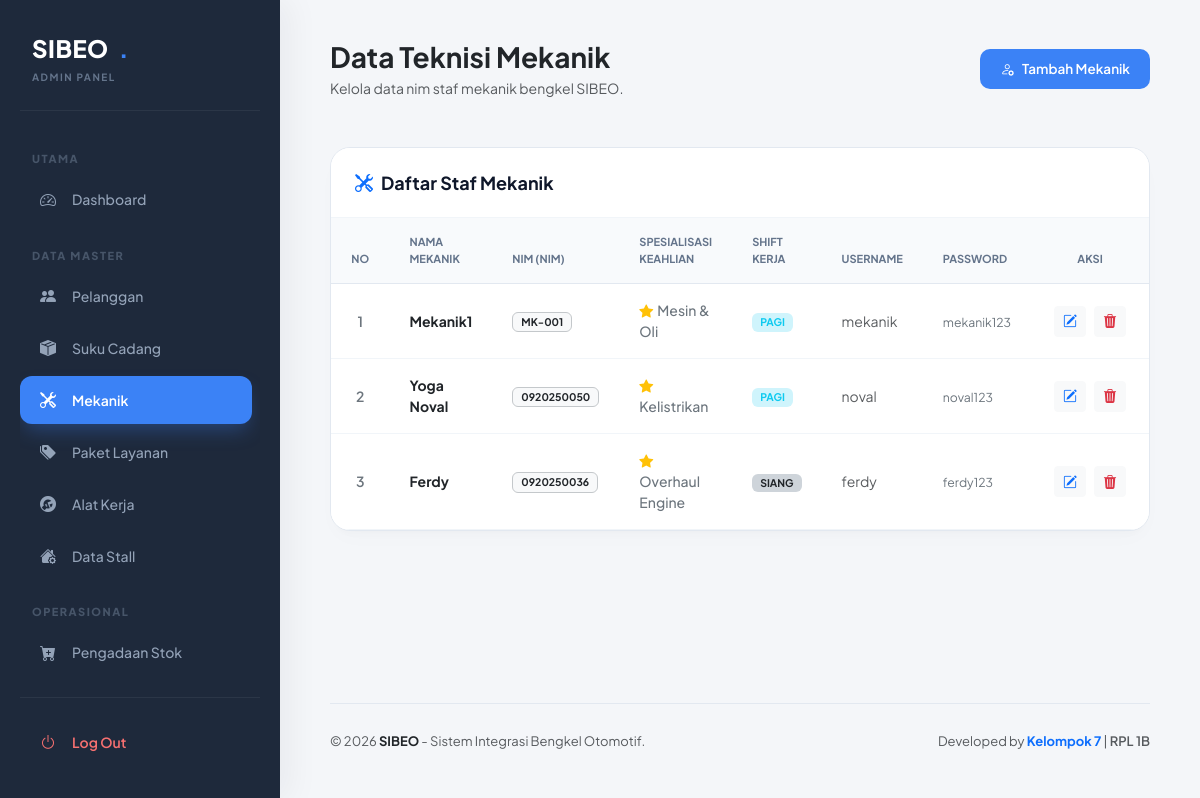
/admin/mekanik.php, run on the app's committed database.
### tables this page shows
CREATE TABLE `tbl_mekanik` (
  `id_mekanik` int(11) NOT NULL,
  `nama` varchar(100) NOT NULL,
  `nim` varchar(20) NOT NULL,
  `spesialisasi` varchar(100) NOT NULL,
  `shift` enum('pagi','siang','malam') NOT NULL,
  `username` varchar(50) NOT NULL,
  `password` varchar(50) NOT NULL
);

### admin/mekanik.php (the view, shortened to what this page needs)
<?php
include "../config/koneksi.php";
function safe_text($value) {
    return htmlspecialchars((string)$value, ENT_QUOTES, 'UTF-8');
}
?>
<!DOCTYPE html>
<html lang="id">
<head>
    <link href="https://cdn.jsdelivr.net/npm/bootstrap@5.3.0/dist/css/bootstrap.min.css" rel="stylesheet">
    <link rel="stylesheet" href="https://cdn.jsdelivr.net/npm/bootstrap-icons@1.11.1/font/bootstrap-icons.css">
</head>
<body>
<div class="layout-wrapper">
    <?php include '../includes/sidebar.php'; ?>
    <div class="main-canvas">
        <div class="main-content">
            <div class="d-flex justify-content-between align-items-center mb-4">
                <div>
                    <h3 class="fw-bold text-dark m-0">Data Teknisi Mekanik</h3>
                    <p class="text-muted small m-0 mt-1">Kelola data nim staf mekanik bengkel SIBEO.</p>
                </div>
                <button type="button" class="btn btn-premium-primary" data-bs-toggle="modal" data-bs-target="#modalTambah">
                    <i class="bi bi-person-gear"></i>Tambah Mekanik
                </button>
            </div>
        <div class="data-card-premium">
            <div class="data-card-header">
                <h5 class="data-card-title"><i class="bi bi-tools text-primary me-2"></i>Daftar Staf Mekanik</h5>
            </div>
            <div class="table-responsive">
                <table class="table table-hover table-premium align-middle mb-0">
                    <thead>
                        <tr>
                            <th style="width: 60px;" class="text-center">No</th>
                            <th>Nama Mekanik</th>
                            <th>NIM (nim)</th>
                            <th>Spesialisasi Keahlian</th>
                            <th>Shift Kerja</th>
                            <th>Username</th>
                            <th>Password</th>
                            <th style="width: 130px;" class="text-center">Aksi</th>
                        </tr>
                    </thead>
                    <tbody>
                        <?php
                        $no = 1;
                        $query_mekanik = mysqli_query($koneksi, "SELECT * FROM tbl_mekanik ORDER BY id_mekanik ASC");
                        if ($query_mekanik && mysqli_num_rows($query_mekanik) > 0) {
                            while ($data = mysqli_fetch_assoc($query_mekanik)) {
                                ?>
                                <tr>
                                    <td class="text-center text-secondary fw-semibold"><?= $no++; ?></td>
                                    <td><strong class="text-dark"><?= safe_text($data['nama']); ?></strong></td>
                                    <td><span class="badge bg-light text-dark border border-secondary-subtle px-2 py-1 fw-bold"><?= safe_text($data['nim']); ?></span></td>
                                    <td><span class="text-secondary fw-medium"><i class="bi bi-star-fill text-warning me-1"></i><?= safe_text($data['spesialisasi']); ?></span></td>
                                    <td>
                                        <span class="badge <?= $data['shift']=='pagi'?'bg-info-subtle text-info':'bg-dark-subtle text-dark' ?> px-2 py-1 text-uppercase small">
                                            <?= safe_text($data['shift']); ?>
                                        </span>
                                    </td>
                                    <td><span class="text-muted"><?= safe_text($data['username']); ?></span></td>
                                    <td><code class="text-secondary"><?= safe_text($data['password']); ?></code></td>
                                    <td class="text-center">
                                        <div class="d-flex justify-content-center gap-2">
                                            <button type="button"
                                                    class="btn btn-sm btn-light text-primary fw-bold px-2 btn-edit-trigger"
                                                    data-id="<?= $data['id_mekanik']; ?>"
                                                    data-nama="<?= safe_text($data['nama']); ?>"
                                                    data-nim="<?= safe_text($data['nim']); ?>"
                                                    data-spesialisasi="<?= safe_text($data['spesialisasi']); ?>"
                                                    data-shift="<?= safe_text($data['shift']); ?>"
                                                    data-user="<?= safe_text($data['username']); ?>"
                                                    data-pass="<?= safe_text($data['password']); ?>"
                                                    data-bs-toggle="modal"
                                                    data-bs-target="#modalEdit">
                                                <i class="bi bi-pencil-square"></i>
                                            </button>
                                            <a href="mekanik.php?hapus=<?= $data['id_mekanik']; ?>" class="btn btn-sm btn-light text-danger fw-bold px-2" onclick="return confirm('Hapus data mekanik ini?')">
                                                <i class="bi bi-trash3-fill"></i>
                                            </a>
                                        </div>
                                    </td>
                                </tr>
                                <?php
                            }
                        } else {
                            echo "<tr><td colspan='8' class='text-center text-muted py-5 small'><i class='bi bi-person-x d-block fs-2 mb-2 opacity-50'></i>Belum ada data mekanik di database.</td></tr>";
                        }
                        ?>
                    </tbody>
                </table>
            </div>
        </div>
    </div>
        <?php include '../includes/footer.php'; ?>
        </div>
    </div>
</body>
</html>

### admin/mekanik.php (style rules this page uses)
:root { --bg-body: #f4f6f9; --sidebar-bg: #1e293b; --sidebar-color: #94a3b8; --sidebar-active: #3b82f6; --text-dark: #0f172a; --card-shadow: 0 10px 25px -5px rgba(0, 0, 0, 0.02), 0 8px 10px -6px rgba(0, 0, 0, 0.02); }
* { font-family: 'Plus Jakarta Sans', sans-serif !important; }
body { background-color: var(--bg-body); color: #334155; overflow-x: hidden; }
.layout-wrapper { display: flex; min-height: 100vh; }
.main-canvas { flex-grow: 1; display: flex; flex-direction: column; min-height: 100vh; padding: 40px 50px; max-width: calc(100% - 280px); }
.main-content { flex: 1; display: flex; flex-direction: column; gap: 24px; }
.data-card-premium { background: #ffffff; border-radius: 20px; border: 1px solid #e2e8f0; box-shadow: var(--card-shadow); overflow: hidden; }
.data-card-header { padding: 24px; background: #ffffff; border-bottom: 1px solid #f1f5f9; }
.data-card-title { font-size: 18px; font-weight: 700; color: var(--text-dark); margin: 0; }
.table-premium thead th { background: #f8fafc; color: #64748b; font-size: 11px; font-weight: 700; text-transform: uppercase; padding: 16px 20px; border-bottom: 1px solid #e2e8f0; }
.table-premium tbody td { padding: 16px 20px; border-bottom: 1px solid #f1f5f9; font-size: 14px; color: #334155; }
.btn-premium-primary { background-color: var(--sidebar-active); color: #ffffff; border: none; border-radius: 10px; padding: 10px 20px; font-size: 13.5px; font-weight: 600; transition: all 0.2s ease; display: inline-flex; align-items: center; gap: 8px; }

### data on the page
tbl_mekanik: nama "Mekanik1", nim "MK-001", spesialisasi "Mesin & Oli", shift "PAGI", username "mekanik", password "mekanik123"
tbl_mekanik: nama "Yoga Noval", nim "0920250050", spesialisasi "Kelistrikan", shift "PAGI", username "noval", password "noval123"
tbl_mekanik: nama "Ferdy", nim "0920250036", spesialisasi "Overhaul Engine", shift "SIANG", username "ferdy", password "ferdy123"

### other printed values
$role "ADMIN"
